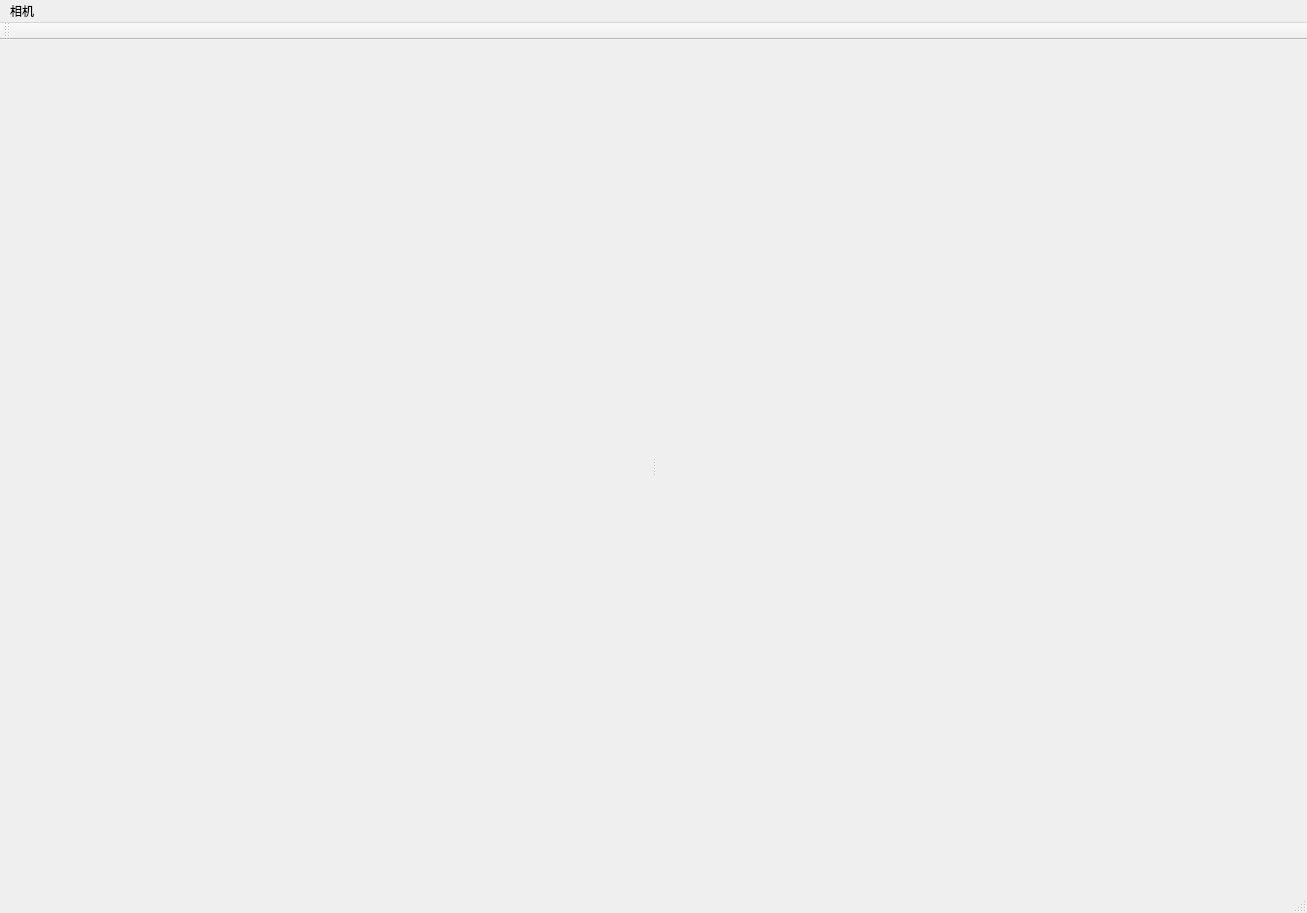
<?xml version="1.0" encoding="UTF-8"?>
<ui version="4.0">
 <class>preciseLocateClass</class>
 <widget class="QMainWindow" name="preciseLocateClass">
  <property name="geometry">
   <rect>
    <x>0</x>
    <y>0</y>
    <width>1307</width>
    <height>913</height>
   </rect>
  </property>
  <property name="windowTitle">
   <string>preciseLocate</string>
  </property>
  <widget class="QWidget" name="centralWidget">
   <layout class="QGridLayout" name="gridLayout">
    <item row="0" column="0">
     <widget class="QSplitter" name="splitter">
      <property name="orientation">
       <enum>Qt::Horizontal</enum>
      </property>
      <widget class="QWidget" name="widgetLeft" native="true">
       <layout class="QHBoxLayout" name="horizontalLayout">
        <item>
         <layout class="QVBoxLayout" name="locateLayout"/>
        </item>
       </layout>
      </widget>
      <widget class="QWidget" name="widgetRight" native="true">
       <layout class="QVBoxLayout" name="verticalLayout">
        <item>
         <layout class="QVBoxLayout" name="viewerLayout"/>
        </item>
        <item>
         <layout class="QVBoxLayout" name="logLayout"/>
        </item>
       </layout>
      </widget>
     </widget>
    </item>
   </layout>
  </widget>
  <widget class="QMenuBar" name="menuBar">
   <property name="geometry">
    <rect>
     <x>0</x>
     <y>0</y>
     <width>1307</width>
     <height>23</height>
    </rect>
   </property>
   <widget class="QMenu" name="menu">
    <property name="title">
     <string>相机</string>
    </property>
    <addaction name="actionOpenCamera"/>
    <addaction name="actionStartDepthStream"/>
   </widget>
   <addaction name="menu"/>
  </widget>
  <widget class="QToolBar" name="mainToolBar">
   <attribute name="toolBarArea">
    <enum>TopToolBarArea</enum>
   </attribute>
   <attribute name="toolBarBreak">
    <bool>false</bool>
   </attribute>
  </widget>
  <widget class="QStatusBar" name="statusBar"/>
  <action name="actionOpenCamera">
   <property name="text">
    <string>连接相机</string>
   </property>
  </action>
  <action name="actionStartDepthStream">
   <property name="text">
    <string>开始深度流</string>
   </property>
  </action>
 </widget>
 <layoutdefault spacing="6" margin="11"/>
 <resources>
  <include location="preciseLocate.qrc"/>
 </resources>
 <connections/>
</ui>
